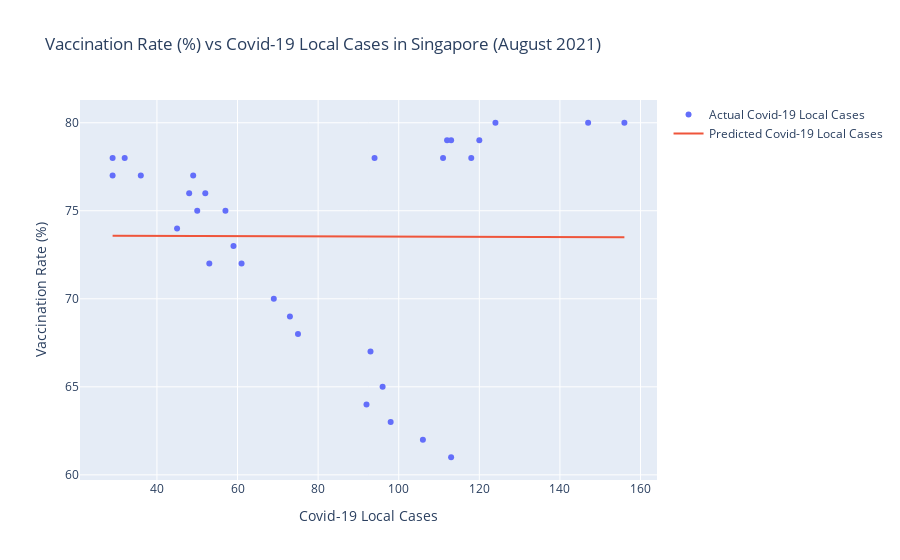

Notebook code for this chart:
### Code cell
fig = go.Figure([go.Scatter(x=new_df['Total Local Cases'],y=new_df['Completed Full Regimen Vaccination Rate (%)'],mode='markers',name='Actual Covid-19 Local Cases'),
                go.Scatter(x=new_df['Total Local Cases'],y=predictions, name='Predicted Covid-19 Local Cases')])
fig.update_layout(title='Vaccination Rate (%) vs Covid-19 Local Cases in Singapore (August 2021)', xaxis_title='Covid-19 Local Cases', yaxis_title='Vaccination Rate (%)')
fig.show()

### Figure 1 — Plotly figure (JSON) as saved in the notebook; plotly's stock layout.template omitted (floating-point values rounded to 4 significant figures)
{"data": [{"mode": "markers", "name": "Actual Covid-19 Local Cases", "type": "scatter", "x": [113, 106, 98, 92, 96, 93, 75, 73, 69, 53, 61, 59, 45, 57, 50, 48, 52, 49, 29, 36, 32, 29, 94, 111, 118, 112, 120, 113, 124, 147, 156], "y": [61, 62, 63, 64, 65, 67, 68, 69, 70, 72, 72, 73, 74, 75, 75, 76, 76, 77, 77, 77, 78, 78, 78, 78, 78, 79, 79, 79, 80, 80, 80]}, {"name": "Predicted Covid-19 Local Cases", "type": "scatter", "x": [113, 106, 98, 92, 96, 93, 75, 73, 69, 53, 61, 59, 45, 57, 50, 48, 52, 49, 29, 36, 32, 29, 94, 111, 118, 112, 120, 113, 124, 147, 156], "y": [73.53, 73.53, 73.54, 73.54, 73.54, 73.54, 73.55, 73.55, 73.56, 73.57, 73.56, 73.56, 73.57, 73.57, 73.57, 73.57, 73.57, 73.57, 73.58, 73.58, 73.58, 73.58, 73.54, 73.53, 73.52, 73.53, 73.52, 73.53, 73.52, 73.5, 73.5]}], "layout": {"title": {"text": "Vaccination Rate (%) vs Covid-19 Local Cases in Singapore (August 2021)"}, "xaxis": {"title": {"text": "Covid-19 Local Cases"}}, "yaxis": {"title": {"text": "Vaccination Rate (%)"}}}}
